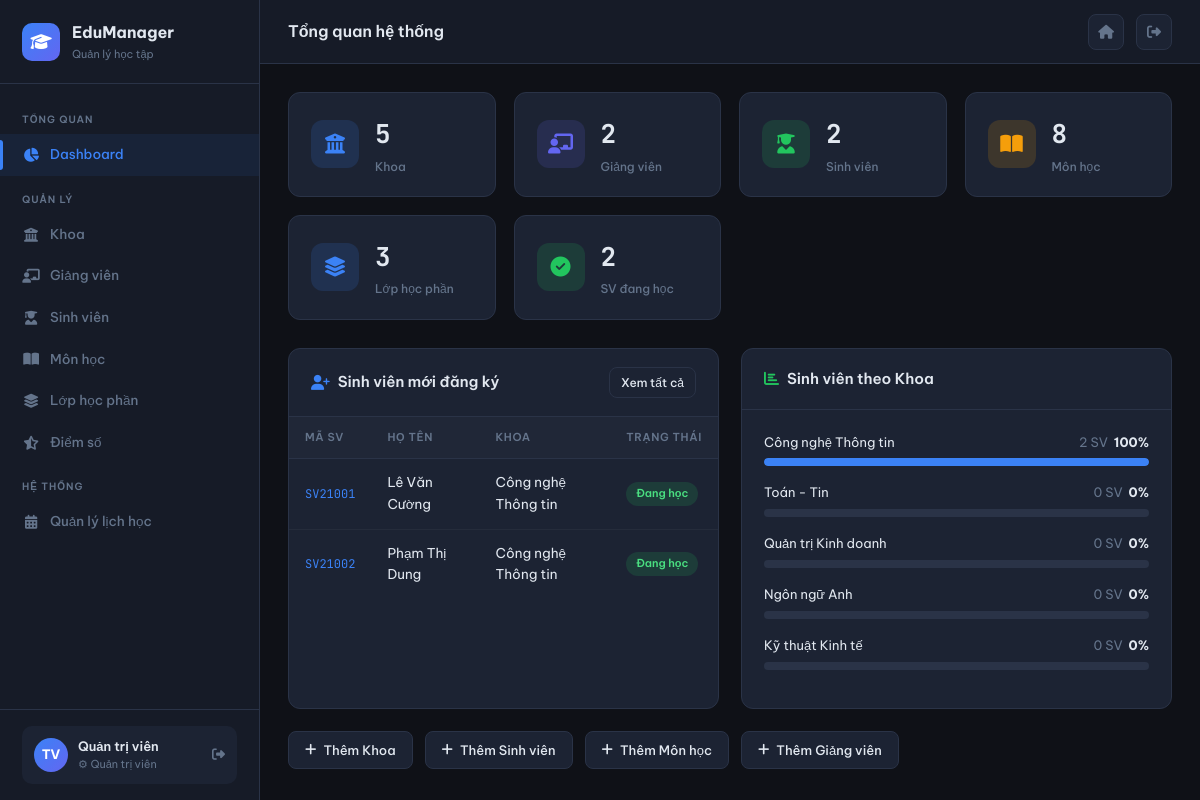
The app's page /dashboard (signed in) with its own data.
### tables this page shows
CREATE TABLE sinh_vien (
    ma_sv        VARCHAR(10)  PRIMARY KEY,
    user_id      INT          UNIQUE,
    ho_ten       VARCHAR(100) NOT NULL,
    email        VARCHAR(100) UNIQUE NOT NULL,
    ngay_sinh    DATE,
    gioi_tinh    ENUM('Nam','Nu','Khac') DEFAULT 'Nam',
    dia_chi      TEXT,
    ma_khoa      VARCHAR(10),
    lop          VARCHAR(20),
    nganh        VARCHAR(100),
    nam_nhap_hoc YEAR,
    trang_thai   ENUM('dang_hoc','tam_nghi','da_tot_nghiep') DEFAULT 'dang_hoc',
    created_at   TIMESTAMP DEFAULT CURRENT_TIMESTAMP,
    updated_at   TIMESTAMP DEFAULT CURRENT_TIMESTAMP ON UPDATE CURRENT_TIMESTAMP,
    FOREIGN KEY (ma_khoa)  REFERENCES khoa(ma_khoa) ON DELETE SET NULL,
    FOREIGN KEY (user_id)  REFERENCES users(id) ON DELETE SET NULL
);

CREATE TABLE khoa (
    ma_khoa     VARCHAR(10)  PRIMARY KEY,
    ten_khoa    VARCHAR(100) NOT NULL,
    mo_ta       TEXT,
    truong_khoa VARCHAR(10),
    created_at  TIMESTAMP    DEFAULT CURRENT_TIMESTAMP,
    updated_at  TIMESTAMP    DEFAULT CURRENT_TIMESTAMP ON UPDATE CURRENT_TIMESTAMP
);

### core/Controller.php (called while the page is built, shortened)
<?php
abstract class Controller {
    protected function render(string $view, array $data = []): void {
        extract($data);
        $viewFile = BASE_PATH . "/views/{$view}.php";
        require $viewFile;
    }
    protected function view(string $view, array $data = [], string $layout = 'layout/main'): void {
        $data['content_view'] = $view;
        $this->render($layout, $data);
    }
}

### controllers/DashboardController.php (called while the page is built, shortened)
<?php
require_once BASE_PATH . '/models/SinhVienModel.php';
class DashboardController extends Controller {
    public function index(): void {
        $khoaModel      = new KhoaModel();
        $svModel        = new SinhVienModel();
        $gvModel        = new GiangVienModel();
        $monModel       = new MonHocModel();
        $lopModel       = new LopHocPhanModel();
        $stats = [
            'total_khoa'     => $khoaModel->count(),
            'total_sv'       => $svModel->count(),
            'total_gv'       => $gvModel->count(),
            'total_mon'      => $monModel->count(),
            'total_lop'      => $lopModel->count(),
            'sv_dang_hoc'    => $svModel->count("trang_thai = 'dang_hoc'"),
        ];
        $recentSV  = $svModel->getRecent(5);
        $svByKhoa  = $svModel->countByKhoa();
        $this->view('dashboard/index', [
            'title'    => 'Dashboard — ' . APP_NAME,
            'stats'    => $stats,
            'recentSV' => $recentSV,
            'svByKhoa' => $svByKhoa,
            'pageTitle'=> 'Tổng quan hệ thống',
        ]);
    }
}

### index.php (called while the page is built, shortened)
<?php
require_once __DIR__ . '/core/Database.php';
require_once __DIR__ . '/core/Model.php';
require_once __DIR__ . '/core/Controller.php';
require_once __DIR__ . '/core/Router.php';
$router = new Router();
$router->get('/auth/login',  'AuthController', 'loginForm');
$router->post('/auth/login', 'AuthController', 'login');
$router->get('/auth/logout', 'AuthController', 'logout');
$router->get('/',          'DashboardController', 'index');
$router->get('/dashboard', 'DashboardController', 'index');
$router->get('/khoa',             'KhoaController', 'index');
$router->get('/khoa/create',      'KhoaController', 'create');
$router->post('/khoa/store',      'KhoaController', 'store');
$router->get('/khoa/edit/:id',    'KhoaController', 'edit');
$router->post('/khoa/update/:id', 'KhoaController', 'update');
$router->get('/khoa/delete/:id',  'KhoaController', 'delete');
$router->get('/sinh-vien',                'SinhVienController', 'index');
$router->get('/sinh-vien/create',         'SinhVienController', 'create');
$router->post('/sinh-vien/store',         'SinhVienController', 'store');
$router->get('/sinh-vien/edit/:id',       'SinhVienController', 'edit');
$router->post('/sinh-vien/update/:id',    'SinhVienController', 'update');
$router->get('/sinh-vien/delete/:id',     'SinhVienController', 'delete');
$router->get('/sinh-vien/show/:id',       'SinhVienController', 'show');
$router->get('/giang-vien',               'GiangVienController', 'index');
$router->get('/giang-vien/create',        'GiangVienController', 'create');
$router->post('/giang-vien/store',        'GiangVienController', 'store');
$router->get('/giang-vien/edit/:id',      'GiangVienController', 'edit');
$router->post('/giang-vien/update/:id',   'GiangVienController', 'update');
$router->get('/giang-vien/delete/:id',    'GiangVienController', 'delete');
$router->get('/mon-hoc',                  'MonHocController', 'index');
$router->get('/mon-hoc/create',           'MonHocController', 'create');
$router->post('/mon-hoc/store',           'MonHocController', 'store');
$router->get('/mon-hoc/edit/:id',         'MonHocController', 'edit');
$router->post('/mon-hoc/update/:id',      'MonHocController', 'update');
$router->get('/mon-hoc/delete/:id',       'MonHocController', 'delete');
$router->get('/lop-hoc-phan',             'LopHocPhanController', 'index');
$router->get('/lop-hoc-phan/create',      'LopHocPhanController', 'create');
$router->post('/lop-hoc-phan/store',      'LopHocPhanController', 'store');
$router->get('/lop-hoc-phan/edit/:id',    'LopHocPhanController', 'edit');
$router->post('/lop-hoc-phan/update/:id', 'LopHocPhanController', 'update');
$router->get('/lop-hoc-phan/delete/:id',  'LopHocPhanController', 'delete');
$router->get('/lop-hoc-phan/sinh-vien/:maLop',       'LopHocPhanController', 'students');
$router->post('/lop-hoc-phan/sinh-vien/add/:maLop',  'LopHocPhanController', 'addStudent');
$router->get('/lop-hoc-phan/sinh-vien/remove/:id',   'LopHocPhanController', 'removeStudent');
$router->get('/diem-so',                  'DiemSoController', 'index');
$router->get('/diem-so/lop/:maLop',       'DiemSoController', 'byLop');
$router->post('/diem-so/nhap/:maLop',     'DiemSoController', 'nhap');
$router->get('/dang-ky',                  'DangKyController', 'index');
$router->get('/dang-ky/moi',              'DangKyController', 'create');
$router->post('/dang-ky/store',           'DangKyController', 'store');
$router->get('/dang-ky/huy/:id',          'DangKyController', 'delete');
$router->get('/thoi-khoa-bieu', 'ThoiKhoaBieuController', 'index');
$router->dispatch();

### core/Database.php (called while the page is built, shortened)
<?php
class Database {
    private static ?Database $instance = null;
    private PDO $pdo;
    private function __construct() {
        $dsn = sprintf(
            'mysql:host=%s;dbname=%s;charset=%s',
            DB_HOST, DB_NAME, DB_CHARSET
        );
        $options = [
            PDO::ATTR_ERRMODE            => PDO::ERRMODE_EXCEPTION,
            PDO::ATTR_DEFAULT_FETCH_MODE => PDO::FETCH_ASSOC,
            PDO::ATTR_EMULATE_PREPARES   => false,
            PDO::MYSQL_ATTR_INIT_COMMAND => "SET NAMES utf8mb4",
        ];
        try {
            $this->pdo = new PDO($dsn, DB_USER, DB_PASSWORD, $options);
        } catch (PDOException $e) {
            die(json_encode(['error' => 'Kết nối database thất bại: ' . $e->getMessage()]));
        }
    }
    public static function getInstance(): Database {
        if (self::$instance === null) {
            self::$instance = new self();
        }
        return self::$instance;
    }
    public function fetchAll(string $sql, array $params = []): array {
        $stmt = $this->pdo->prepare($sql);
        $stmt->execute($params);
        return $stmt->fetchAll();
    }
    public function fetchOne(string $sql, array $params = []): ?array {
        $stmt = $this->pdo->prepare($sql);
        $stmt->execute($params);
        $row = $stmt->fetch();
        return $row ?: null;
    }
}

### core/Model.php (called while the page is built, shortened)
<?php
abstract class Model {
    protected Database $db;
    protected string $table = '';
    public function __construct() {
        $this->db = Database::getInstance();
    }
    public function count(string $where = '', array $params = []): int {
        $sql = "SELECT COUNT(*) as total FROM `{$this->table}`";
        if ($where) $sql .= " WHERE {$where}";
        $row = $this->db->fetchOne($sql, $params);
        return (int)($row['total'] ?? 0);
    }
}

### models/SinhVienModel.php (called while the page is built, shortened)
<?php
class SinhVienModel extends Model {
    public function getRecent(int $limit = 5): array {
        return $this->db->fetchAll("
            SELECT sv.*, k.ten_khoa FROM sinh_vien sv
            LEFT JOIN khoa k ON k.ma_khoa = sv.ma_khoa
            ORDER BY sv.created_at DESC LIMIT {$limit}");
    }
    public function countByKhoa(): array {
        return $this->db->fetchAll("
            SELECT k.ten_khoa, COUNT(sv.ma_sv) as so_luong
            FROM khoa k
            LEFT JOIN sinh_vien sv ON sv.ma_khoa = k.ma_khoa
            GROUP BY k.ma_khoa, k.ten_khoa
            ORDER BY so_luong DESC");
    }
}

### views/dashboard/index.php (the view, shortened to what this page needs)
<div class="stats-grid">
  <div class="stat-card">
    <div class="stat-icon blue"><i class="fas fa-building-columns"></i></div>
    <div>
      <div class="stat-value"><?= $stats['total_khoa'] ?></div>
      <div class="stat-label">Khoa</div>
    </div>
  </div>
  <div class="stat-card">
    <div class="stat-icon purple"><i class="fas fa-chalkboard-user"></i></div>
    <div>
      <div class="stat-value"><?= $stats['total_gv'] ?></div>
      <div class="stat-label">Giảng viên</div>
    </div>
  </div>
  <div class="stat-card">
    <div class="stat-icon green"><i class="fas fa-user-graduate"></i></div>
    <div>
      <div class="stat-value"><?= $stats['total_sv'] ?></div>
      <div class="stat-label">Sinh viên</div>
    </div>
  </div>
  <div class="stat-card">
    <div class="stat-icon amber"><i class="fas fa-book-open"></i></div>
    <div>
      <div class="stat-value"><?= $stats['total_mon'] ?></div>
      <div class="stat-label">Môn học</div>
    </div>
  </div>
  <div class="stat-card">
    <div class="stat-icon blue"><i class="fas fa-layer-group"></i></div>
    <div>
      <div class="stat-value"><?= $stats['total_lop'] ?></div>
      <div class="stat-label">Lớp học phần</div>
    </div>
  </div>
  <div class="stat-card">
    <div class="stat-icon green"><i class="fas fa-circle-check"></i></div>
    <div>
      <div class="stat-value"><?= $stats['sv_dang_hoc'] ?></div>
      <div class="stat-label">SV đang học</div>
    </div>
  </div>
</div>
<div style="display:grid;grid-template-columns:1fr 1fr;gap:22px;flex-wrap:wrap">
  <div class="card" style="grid-column:span 1">
    <div class="card-header">
      <span class="card-title"><i class="fas fa-user-plus" style="color:var(--clr-accent)"></i> Sinh viên mới đăng ký</span>
      <a href="<?= BASE_URL ?>/sinh-vien" class="btn btn-secondary btn-sm">Xem tất cả</a>
    </div>
    <div class="table-wrapper">
      <table>
        <thead>
          <tr><th>Mã SV</th><th>Họ tên</th><th>Khoa</th><th>Trạng thái</th></tr>
        </thead>
        <tbody>
          <?php foreach ($recentSV as $sv): ?>
          <tr>
            <td><span class="mono"><?= htmlspecialchars($sv['ma_sv']) ?></span></td>
            <td><?= htmlspecialchars($sv['ho_ten']) ?></td>
            <td><?= htmlspecialchars($sv['ten_khoa'] ?? '—') ?></td>
            <td>
              <?php
                $badge = match($sv['trang_thai']) {
                  'dang_hoc' => ['green', 'Đang học'],
                  'tam_nghi' => ['amber', 'Tạm nghỉ'],
                  default    => ['gray',  'Tốt nghiệp'],
                };
              ?>
              <span class="badge badge-<?= $badge[0] ?>"><?= $badge[1] ?></span>
            </td>
          </tr>
          <?php endforeach; ?>
        </tbody>
      </table>
    </div>
  </div>
  <div class="card" style="grid-column:span 1">
    <div class="card-header">
      <span class="card-title"><i class="fas fa-chart-bar" style="color:var(--clr-green)"></i> Sinh viên theo Khoa</span>
    </div>
    <div class="card-body">
      <?php
        $totalSV = array_sum(array_column($svByKhoa, 'so_luong')) ?: 1;
        $colors  = ['var(--clr-accent)', 'var(--clr-green)', 'var(--clr-accent2)', 'var(--clr-amber)', 'var(--clr-red)'];
        $i = 0;
      ?>
      <?php foreach ($svByKhoa as $row): ?>
        <?php
          $pct = round(($row['so_luong'] / $totalSV) * 100);
          $clr = $colors[$i++ % count($colors)];
        ?>
        <div style="margin-bottom:16px">
          <div style="display:flex;justify-content:space-between;margin-bottom:6px;font-size:13px">
            <span><?= htmlspecialchars($row['ten_khoa']) ?></span>
            <span style="color:var(--clr-muted)"><?= $row['so_luong'] ?> SV &nbsp;<strong style="color:var(--clr-text)"><?= $pct ?>%</strong></span>
          </div>
          <div style="height:8px;background:var(--clr-border);border-radius:4px;overflow:hidden">
            <div style="height:100%;width:<?= $pct ?>%;background:<?= $clr ?>;border-radius:4px;transition:width .8s ease"></div>
          </div>
        </div>
      <?php endforeach; ?>
    </div>
  </div>
</div>
<div style="display:flex;gap:12px;flex-wrap:wrap;margin-top:22px">
  <a href="<?= BASE_URL ?>/khoa/create"      class="btn btn-secondary"><i class="fas fa-plus"></i> Thêm Khoa</a>
  <a href="<?= BASE_URL ?>/sinh-vien/create" class="btn btn-secondary"><i class="fas fa-plus"></i> Thêm Sinh viên</a>
  <a href="<?= BASE_URL ?>/mon-hoc/create"   class="btn btn-secondary"><i class="fas fa-plus"></i> Thêm Môn học</a>
  <a href="<?= BASE_URL ?>/giang-vien/create"class="btn btn-secondary"><i class="fas fa-plus"></i> Thêm Giảng viên</a>
</div>

### core/Router.php (shortened to what this page needs)
<?php
class Router {
    private array $routes = [];
    public function get(string $path, string $controller, string $method): void {
        $this->routes['GET'][$path] = [$controller, $method];
    }
    public function post(string $path, string $controller, string $method): void {
        $this->routes['POST'][$path] = [$controller, $method];
    }
    public function dispatch(): void {
        $method = $_SERVER['REQUEST_METHOD'];
        $uri    = parse_url($_SERVER['REQUEST_URI'], PHP_URL_PATH);
        $basePath = parse_url(BASE_URL, PHP_URL_PATH);
        if ($basePath && str_starts_with($uri, $basePath)) {
            $uri = substr($uri, strlen($basePath));
        }
        $uri = '/' . ltrim($uri, '/');
        foreach ($this->routes[$method] ?? [] as $route => $handler) {
            $pattern = preg_replace('/\/:([^\/]+)/', '/([^/]+)', $route);
            $pattern = '#^' . $pattern . '$#';
            if (preg_match($pattern, $uri, $matches)) {
                array_shift($matches);
                [$controllerName, $action] = $handler;
                $ctrl = new $controllerName();
                $ctrl->$action(...$matches);
                return;
            }
        }
    }
}

### records on screen
sinh_vien: ma_sv "SV21001", ho_ten "Lê Văn Cường", ma_khoa.ten_khoa "Công nghệ Thông tin", trang_thai "Đang học"
sinh_vien: ma_sv "SV21002", ho_ten "Phạm Thị Dung", ma_khoa.ten_khoa "Công nghệ Thông tin", trang_thai "Đang học"

### other values on screen
$stats['total_khoa'] "5"
$stats['total_gv'] "2"
$stats['total_sv'] "2"
$stats['total_mon'] "8"
$stats['total_lop'] "3"
$stats['sv_dang_hoc'] "2"
$row['ten_khoa'] "Công nghệ Thông tin"
$row['so_luong'] "2"
$pct "100"
$row['ten_khoa'] "Toán - Tin"
$row['so_luong'] "0"
$pct "0"
$row['ten_khoa'] "Quản trị Kinh doanh"
$row['ten_khoa'] "Ngôn ngữ Anh"
$row['ten_khoa'] "Kỹ thuật Kinh tế"
